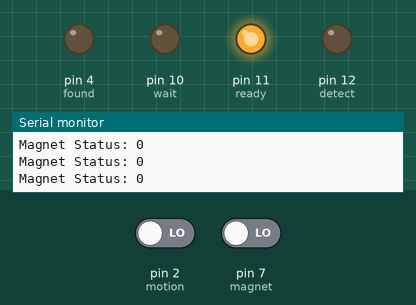
The sketch below on a simulated Arduino Uno, built with avr-gcc and run on an emulated ATmega328P. Parts: output pins drawn as LEDs (lit = HIGH), the last lines printed to the serial monitor. Inputs (shaded band) come from the test bench; at power-on: pin 7 (magnet) LOW, pin 2 (motion) LOW.

Above: at 16.2 s.
16.3 s: pin 7 (magnet) driven HIGH
At 17.0 s:
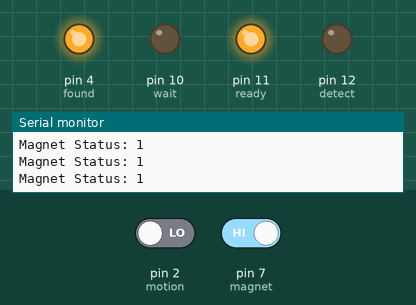
17.8 s: pin 2 (motion) driven HIGH
At 18.6 s:
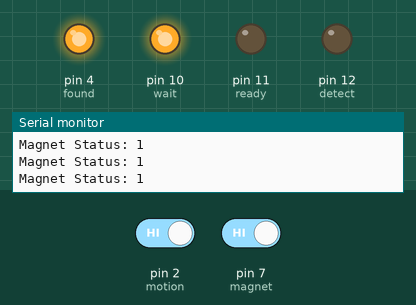
19.3 s: pin 2 (motion) driven LOW and pin 7 (magnet) driven LOW
22.3 s: pin 2 (motion) driven HIGH
At 23.6 s:
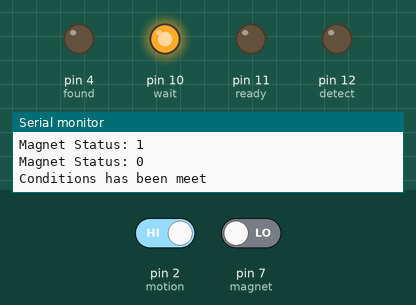
24.3 s: pin 2 (motion) driven LOW and pin 7 (magnet) driven HIGH
27.3 s: pin 7 (magnet) driven LOW
At 28.6 s:
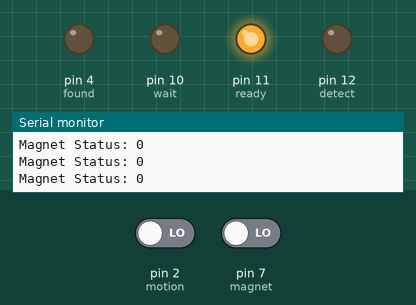
Timing chart, 0 to 30.3 s (numbered marks = the images above; inputs shaded):
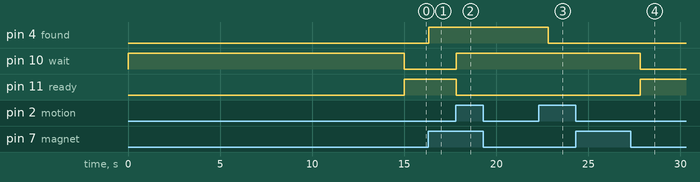

Measured:
- after the input at 16.3 s, pin 4 (found): LOW → HIGH at once
- after the input at 17.8 s, pin 10 (wait): LOW → HIGH at once; pin 11 (ready): HIGH → LOW at once
- after the input at 19.3 s, every drawn part: stays the same
- after the input at 22.3 s, pin 10 (wait): stays HIGH (without the input it goes to LOW after 0.52 s); pin 11 (ready): stays LOW (without the input it goes to HIGH after 0.52 s)
- after the input at 24.3 s, every drawn part: stays the same
- after the input at 27.3 s, pin 4 (found): stays LOW (without the input it goes to HIGH after 0.52 s)

The sketch:

Sensor-Code.ino
```cpp
//LED's
int wait = 10;
int ready = 11;
int detect = 12;
int found = 4;

//Motion Sensor
int motion = 2;
int motionDetected = 0;
int motionValue;

//Magnet Reed Switch
int magnet = 7;
int magnetValue;

//Core Signals
bool sig1 = false;
bool sig2 = false;

void setup() {

  Serial.begin(9600);

  //Sensor
  pinMode(wait, OUTPUT);
  pinMode(ready, OUTPUT);
  pinMode(detect, OUTPUT);
  pinMode(motion, INPUT);
  //Magnet
  pinMode(found, OUTPUT);
  pinMode(magnet, INPUT);

  // Initial Delay
  digitalWrite(ready, LOW);
  digitalWrite(detect, LOW);
  digitalWrite(wait, HIGH);
  delay(15000);
  digitalWrite(ready, HIGH);
  digitalWrite(wait, LOW);

}

void loop() {
  //Checks if magnet is 1 or 0
  magnetValue = digitalRead(magnet);

  Serial.print("Magnet Status: ");
  Serial.println(magnetValue);

  if(magnetValue == HIGH){
    digitalWrite(found, HIGH);
    sig1 = false;
  } else {
    digitalWrite(found, LOW);
    sig1 = true;
  }

  //Checks if sensor is 1 or 0
  motionValue = digitalRead(motion);

  if(motionValue == 1){
    digitalWrite(detect, HIGH);
    motionDetected = 1;
    sig2 = true;
  }else{
    digitalWrite(detect, LOW);
    sig2 = false;
  }

  if(sig1 && sig2){
    Serial.println("Conditions has been meet");
  }

  if(motionDetected == 1){
    digitalWrite(wait, HIGH);
    digitalWrite(ready, LOW);
    digitalWrite(detect, LOW);
    delay(5000);
    digitalWrite(ready, HIGH);
    digitalWrite(wait, LOW);
    motionDetected = 0;
  }
}
```
